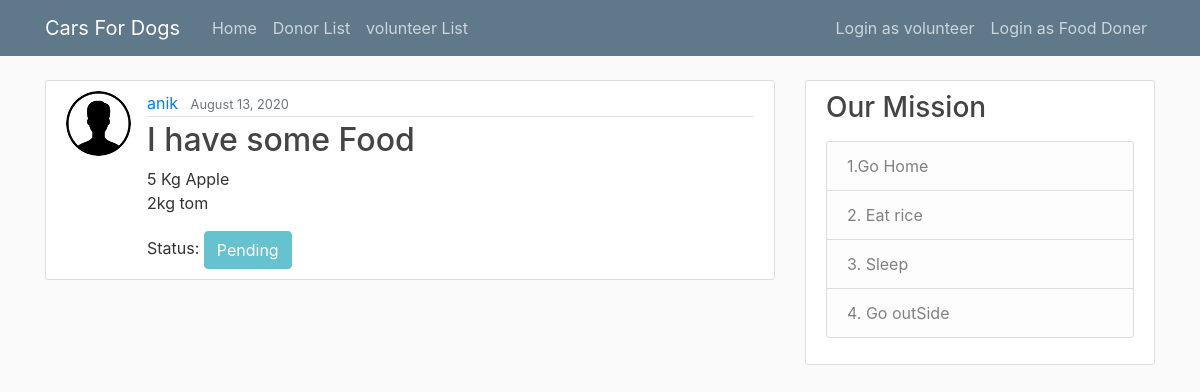
The app's page /post/3/, older data.
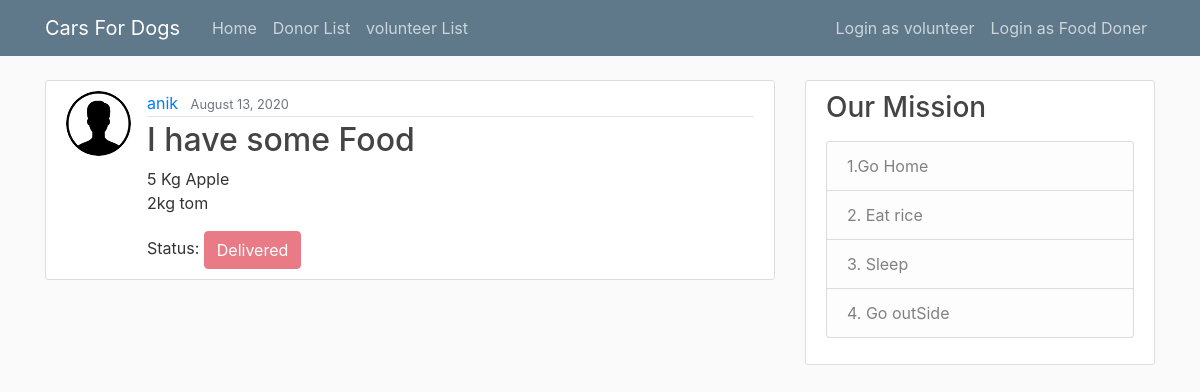
The same page, newer data.
### food_doner/views.py (the view)
# urls.py: path('post/<int:pk>/', PostView.as_view(), name='details'),
class PostView (DetailView):
    model = Doner_Post
    template_name = "food_doner/post_view.html"

### food_doner/templates/food_doner/post_view.html (shortened to what this page needs)
{% extends "food_doner/base.html" %}
{% block content %}
    <article class="media content-section">
        <img class="rounded-circle article-img" src="{{ object.username.profile.image.url }}">
        <div class="media-body">
            <div class="article-metadata">
                <a class="mr-2" href="#">{{ object.username }}</a>
                <small class="text-muted">{{ object.date_posted | date:"F d, Y" }}</small>
            </div>
            <h2 class="article-title">{{ object.title }}</h2>
            <p class="article-content">{{ object.food_des }}</p>
         Status:
                {% if object.status == 1 %}
                    <button class="btn btn-info" disabled>Pending</button>
                {% elif object.status == 2  %}
                    <button class="btn btn-success" disabled>Confirm to Take Delivery</button>
                {% else %}
                    <button class="btn btn-danger" disabled>Delivered</button>
                {% endif %}
        </div>
    </article>
{% endblock content %}

Row changes from the older to the newer data that the page shows:
changed Doner_Post "I have some Food": status 1 → 3 (drawn)
Text that changed along with them:
text no longer shown: "Pending"
text now shown: "Delivered"
